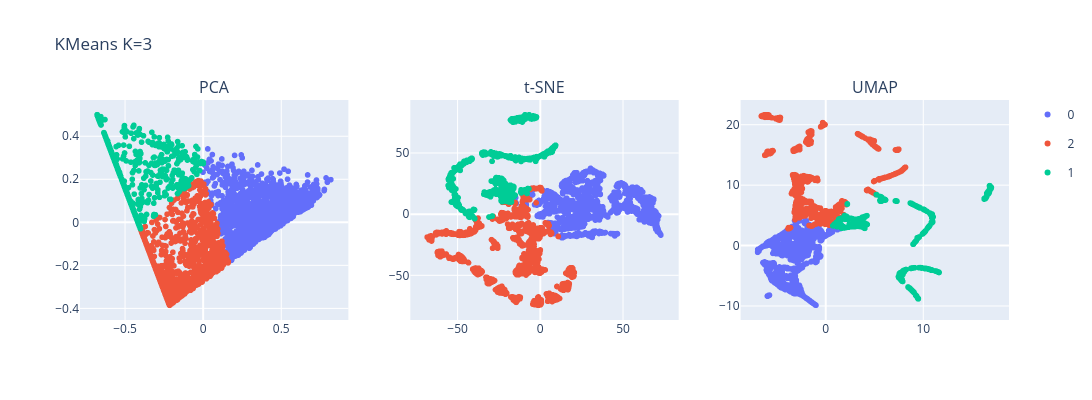

The notebook cell this image was saved under:
### Code cell
# Utilice la siguiente función para graficar k-means. kmeans_labels = clusters obtenidos por k-means.
plot_dim_reductions(pca_proj, tsne_proj, umap_proj, name="KMeans K=3", colors=kmeans_labels)

### Figure 1 — Plotly figure (JSON) as saved in the notebook; plotly's stock layout.template omitted (floating-point values rounded to 4 significant figures; data arrays with more than 128 entries replaced by an {"elided": "..."} marker saying what was removed)
{"data": [{"hovertemplate": "color=0<br>x=%{x}<br>y=%{y}<extra></extra>", "legendgroup": "0", "marker": {"color": "#636efa", "symbol": "circle"}, "mode": "markers", "name": "0", "showlegend": true, "type": "scattergl", "x": {"elided": "1756 float values"}, "xaxis": "x", "y": {"elided": "1756 float values"}, "yaxis": "y"}, {"hovertemplate": "color=2<br>x=%{x}<br>y=%{y}<extra></extra>", "legendgroup": "2", "marker": {"color": "#EF553B", "symbol": "circle"}, "mode": "markers", "name": "2", "showlegend": true, "type": "scattergl", "x": {"elided": "1602 float values"}, "xaxis": "x", "y": {"elided": "1602 float values"}, "yaxis": "y"}, {"hovertemplate": "color=1<br>x=%{x}<br>y=%{y}<extra></extra>", "legendgroup": "1", "marker": {"color": "#00cc96", "symbol": "circle"}, "mode": "markers", "name": "1", "showlegend": true, "type": "scattergl", "x": {"elided": "956 float values"}, "xaxis": "x", "y": {"elided": "956 float values"}, "yaxis": "y"}, {"hovertemplate": "color=0<br>x=%{x}<br>y=%{y}<extra></extra>", "legendgroup": "0", "marker": {"color": "#636efa", "symbol": "circle"}, "mode": "markers", "name": "0", "showlegend": false, "type": "scattergl", "x": {"elided": "1756 float values"}, "xaxis": "x2", "y": {"elided": "1756 float values"}, "yaxis": "y2"}, {"hovertemplate": "color=2<br>x=%{x}<br>y=%{y}<extra></extra>", "legendgroup": "2", "marker": {"color": "#EF553B", "symbol": "circle"}, "mode": "markers", "name": "2", "showlegend": false, "type": "scattergl", "x": {"elided": "1602 float values"}, "xaxis": "x2", "y": {"elided": "1602 float values"}, "yaxis": "y2"}, {"hovertemplate": "color=1<br>x=%{x}<br>y=%{y}<extra></extra>", "legendgroup": "1", "marker": {"color": "#00cc96", "symbol": "circle"}, "mode": "markers", "name": "1", "showlegend": false, "type": "scattergl", "x": {"elided": "956 float values"}, "xaxis": "x2", "y": {"elided": "956 float values"}, "yaxis": "y2"}, {"hovertemplate": "color=0<br>x=%{x}<br>y=%{y}<extra></extra>", "legendgroup": "0", "marker": {"color": "#636efa", "symbol": "circle"}, "mode": "markers", "name": "0", "showlegend": false, "type": "scattergl", "x": {"elided": "1756 float values"}, "xaxis": "x3", "y": {"elided": "1756 float values"}, "yaxis": "y3"}, {"hovertemplate": "color=2<br>x=%{x}<br>y=%{y}<extra></extra>", "legendgroup": "2", "marker": {"color": "#EF553B", "symbol": "circle"}, "mode": "markers", "name": "2", "showlegend": false, "type": "scattergl", "x": {"elided": "1602 float values"}, "xaxis": "x3", "y": {"elided": "1602 float values"}, "yaxis": "y3"}, {"hovertemplate": "color=1<br>x=%{x}<br>y=%{y}<extra></extra>", "legendgroup": "1", "marker": {"color": "#00cc96", "symbol": "circle"}, "mode": "markers", "name": "1", "showlegend": false, "type": "scattergl", "x": {"elided": "956 float values"}, "xaxis": "x3", "y": {"elided": "956 float values"}, "yaxis": "y3"}], "layout": {"annotations": [{"font": {"size": 16}, "showarrow": false, "text": "PCA", "x": 0.1444, "xanchor": "center", "xref": "paper", "y": 1, "yanchor": "bottom", "yref": "paper"}, {"font": {"size": 16}, "showarrow": false, "text": "t-SNE", "x": 0.5, "xanchor": "center", "xref": "paper", "y": 1, "yanchor": "bottom", "yref": "paper"}, {"font": {"size": 16}, "showarrow": false, "text": "UMAP", "x": 0.8556, "xanchor": "center", "xref": "paper", "y": 1, "yanchor": "bottom", "yref": "paper"}], "height": 400, "title": {"text": "KMeans K=3"}, "width": 1200, "xaxis": {"anchor": "y", "domain": [0, 0.2889]}, "xaxis2": {"anchor": "y2", "domain": [0.3556, 0.6444]}, "xaxis3": {"anchor": "y3", "domain": [0.7111, 1]}, "yaxis": {"anchor": "x", "domain": [0, 1]}, "yaxis2": {"anchor": "x2", "domain": [0, 1]}, "yaxis3": {"anchor": "x3", "domain": [0, 1]}}}
